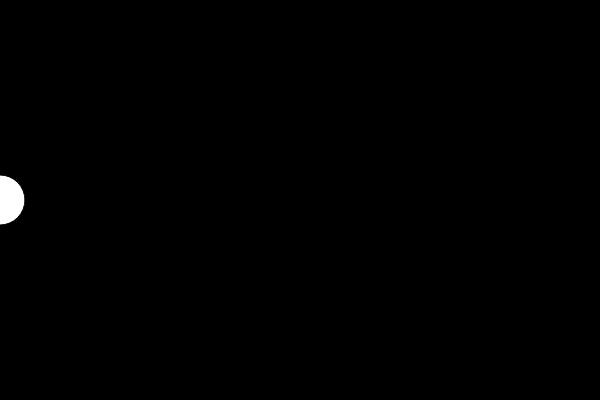
Frame 1 (no input)
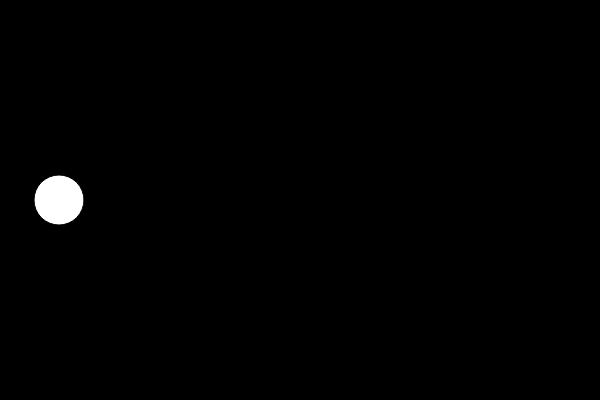
Frame 60 (no input)
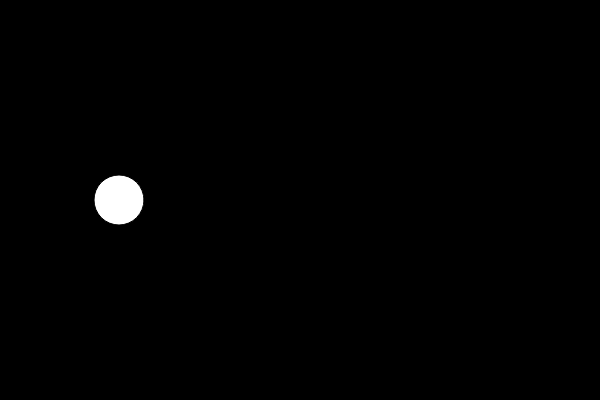
Frame 120 (the mouse pressed at the canvas centre since frame 60)

The p5.js sketch that drew these frames (run headless with seeded random() and noise() and a simulated clock; from frame 60 on, the mouse is pressed at the canvas centre):

// p5.js sketch
// ── sketch.js
var x = 0;
var speed = 1;

function setup() {
  createCanvas(600, 400);
}

function draw() {
  background(0);
  ellipse(x, height/2, 50, 50);

  x += speed;
  if (x > width + 25) {
    x = -25;
  }
}
